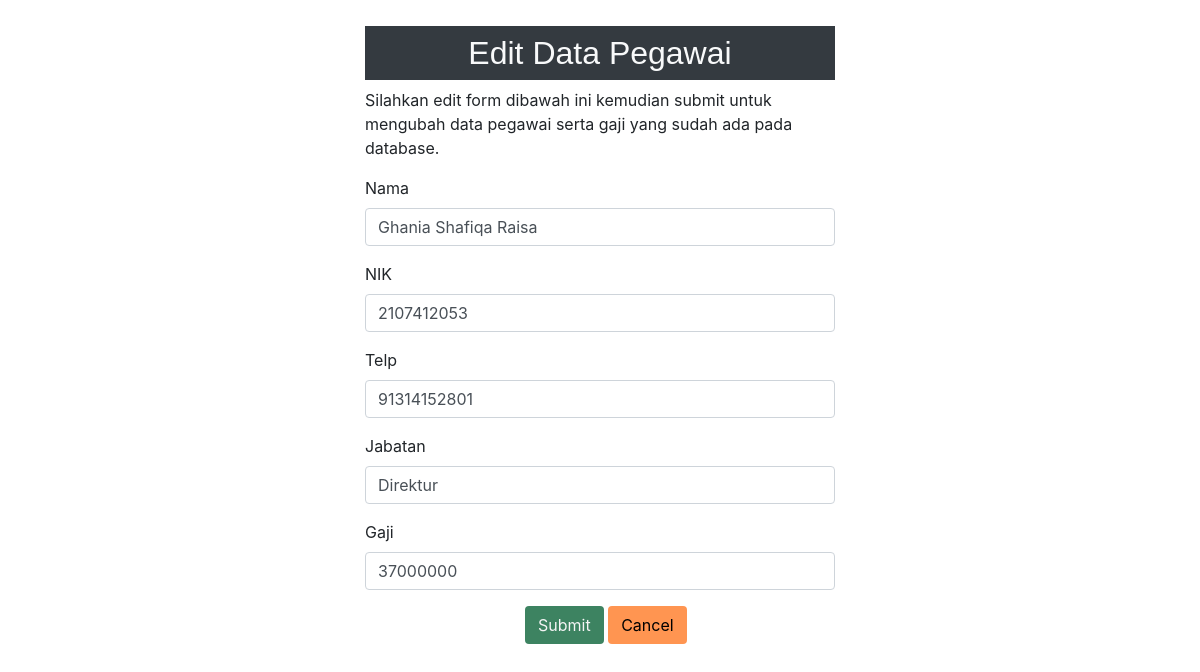
Screenshot of /update.php?id=2107412053 with the database file from the repository.
### tables this page shows
CREATE TABLE `payroll` (
  `Nama` varchar(20) NOT NULL,
  `NIK` int(50) NOT NULL,
  `Telp` varchar(20) NOT NULL,
  `Jabatan` varchar(50) NOT NULL,
  `Gaji` bigint(50) NOT NULL
);

### update.php (the view, shortened to what this page needs)
<?php
require_once "config.php";
$Nama = $NIK = $Telp = $Jabatan = $Gaji = "";
$Nama_err = $NIK_err = $Telp_err = $Jabatan_err = $Gaji_err ="";
if(isset($_POST["NIK"]) && !empty($_POST["NIK"])){
    $NIK = $_POST["NIK"];
    $input_Nama = trim($_POST["Nama"]);
    if(empty($input_Nama)){
        $Nama_err = "Please enter a name.";
    } elseif(!filter_var($input_Nama, FILTER_VALIDATE_REGEXP, array("options"=>array("regexp"=>"/^[a-zA-Z\s]+$/")))){
        $Nama_err = "Please enter a valid name.";
    } else{
        $Nama = $input_Nama;
    }
    $input_NIK = trim($_POST["NIK"]);
    if(empty($input_NIK)){
        $NIK_err = "Please enter your nik.";
    } else{
        $NIK = $input_NIK;
    }
    $input_Telp = trim($_POST["Telp"]);
    if(empty($input_Telp)){
        $Telp_err = "Please enter your phone number.";
    } elseif(!ctype_digit($input_Telp)){
        $Telp_err = "Please enter a positive integer value.";
    } else{
        $Telp = $input_Telp;
    }
    $input_Jabatan = trim($_POST["Jabatan"]);
    if(empty($input_Jabatan)){
		$Jabatan_err = "Harap masukkan Jabatan.";
	} elseif(!filter_var($input_Jabatan, FILTER_VALIDATE_REGEXP, array("options"=>array("regexp"=>"/^[a-zA-Z\s]+$/")))) {
		$Jabatan_err = "Harap masukkan Jabatan yang valid.";
	} else{
		$Jabatan = $input_Jabatan;
	}
    $input_Gaji = trim($_POST["Gaji"]);
    if(empty($input_Gaji)){
        $Gaji_err = "Please enter nilai Gaji.";
    } elseif(!ctype_digit($input_Gaji)){
        $Gaji_err = "Please enter a positive integer value.";
    } else{
        $Gaji = $input_Gaji;
    }
    if(empty($Nama_err) && empty($NIK_err) && empty($Telp_err) && empty($Jabatan_err) && empty($Gaji_err)){
        $sql = "UPDATE payroll SET Nama=?, Telp=?, Jabatan=?, Gaji=? WHERE NIK=?";
        if($stmt = mysqli_prepare($conn, $sql)){
            mysqli_stmt_bind_param($stmt, "sisii", $param_Nama, $param_Telp, $param_Jabatan, $param_Gaji, $param_NIK);
            $param_Nama = $Nama;
            $param_Telp = $Telp;
            $param_Jabatan = $Jabatan;
            $param_Gaji = $Gaji;
            $param_NIK = $NIK;
            if(mysqli_stmt_execute($stmt)){
                header("location: index.php");
                exit();
            } else{
                echo "Something went wrong. Please try again later.";
            }
        }
        mysqli_stmt_close($stmt);
    }
    mysqli_close($conn);
} else{
    if(isset($_GET["id"]) && !empty(trim($_GET["id"]))){
        $NIK = trim($_GET["id"]);
        $sql = "SELECT * FROM payroll WHERE NIK = ?";
        if($stmt = mysqli_prepare($conn, $sql)){
            mysqli_stmt_bind_param($stmt, "i", $param_NIK);
            if(mysqli_stmt_execute($stmt)){
                $result = mysqli_stmt_get_result($stmt);
                if(mysqli_num_rows($result) == 1){
                    $row = mysqli_fetch_array($result, MYSQLI_ASSOC);
                    $Nama = $row["Nama"];
                    $NIK = $row["NIK"];
                    $Telp = $row["Telp"];
                    $Jabatan = $row["Jabatan"];
                    $Gaji = $row["Gaji"];
                } else{
                    header("location: error.php");
                    exit();
                }
            } else{
                echo "Oops! Something went wrong. Please try again later.";
            }
        }
    } else{
        header("location: error.php");
        exit();
    }
}
?>
<!DOCTYPE html>
<html lang="en">
<head>
    <link rel="stylesheet" href="https://cdn.jsdelivr.net/npm/bootstrap@4.3.1/dist/css/bootstrap.min.css">
    <link rel="stylesheet" href="https://cdnjs.cloudflare.com/ajax/libs/font-awesome/6.2.0/css/all.min.css" />
</head>
<body>
    <div class="wrapper">
        <div class="container-fluid">
            <div class="row">
                <div class="col-md-12">
                    <div class="" style="margin-top:26px;">
						<h2 style="font-family: 'Arial', cursive;" class="bg-dark text-light text-center py-2" style="margin-top:10px;">Edit Data Pegawai</h2>
					</div>
                    <p>Silahkan edit form dibawah ini kemudian submit untuk mengubah data pegawai serta gaji yang sudah ada pada database.</p>
                    <form action="<?php echo htmlspecialchars(basename($_SERVER['REQUEST_URI'])); ?>" method="post">
                        <div class="form-group <?php echo (!empty($Nama_err)) ? 'has-error' : ''; ?>">
                            <label>Nama</label>
                            <input type="text" name="Nama" class="form-control" value="<?php echo $Nama; ?>">
                        </div>
                        <div class="form-group <?php echo (!empty($NIK_err)) ? 'has-error' : ''; ?>">
                            <label>NIK</label>
                            <input type="number" name="NIK" class="form-control" value="<?php echo $NIK; ?>">
                        </div>
                        <div class="form-group <?php echo (!empty($Telp_err)) ? 'has-error' : ''; ?>">
                            <label>Telp</label>
                            <input type="number" name="Telp" class="form-control" value="<?php echo $Telp; ?>">
                        </div>
                        <div class="form-group <?php echo (!empty($Jabatan_err)) ? 'has-error' : ''; ?>">
                            <label>Jabatan</label>
                            <input type="text" name="Jabatan" class="form-control" value="<?php echo $Jabatan; ?>">
                        </div>
                        <div class="form-group <?php echo (!empty($Gaji_err)) ? 'has-error' : ''; ?>">
                            <label>Gaji</label>
                            <input type="number" name="Gaji" class="form-control" value="<?php echo $Gaji; ?>">
                        </div>
                        <input type="submit" class="btn" style="margin-left:160px; background-color: #3D8361; color:whitesmoke;" value="Submit">
                        <a href="index.php" class="btn" style="background-color: #FF9551; color:black;" >Cancel</a>
                    </form>
                </div>
            </div>
        </div>
    </div>
</body>
</html>

### update.php (style rules this page uses)
.wrapper { width: 500px; margin: 0 auto; }

### rows the page displays
payroll: Nama "Ghania Shafiqa Raisa", NIK "2107412053", Telp "91314152801", Jabatan "Direktur", Gaji "37000000"
